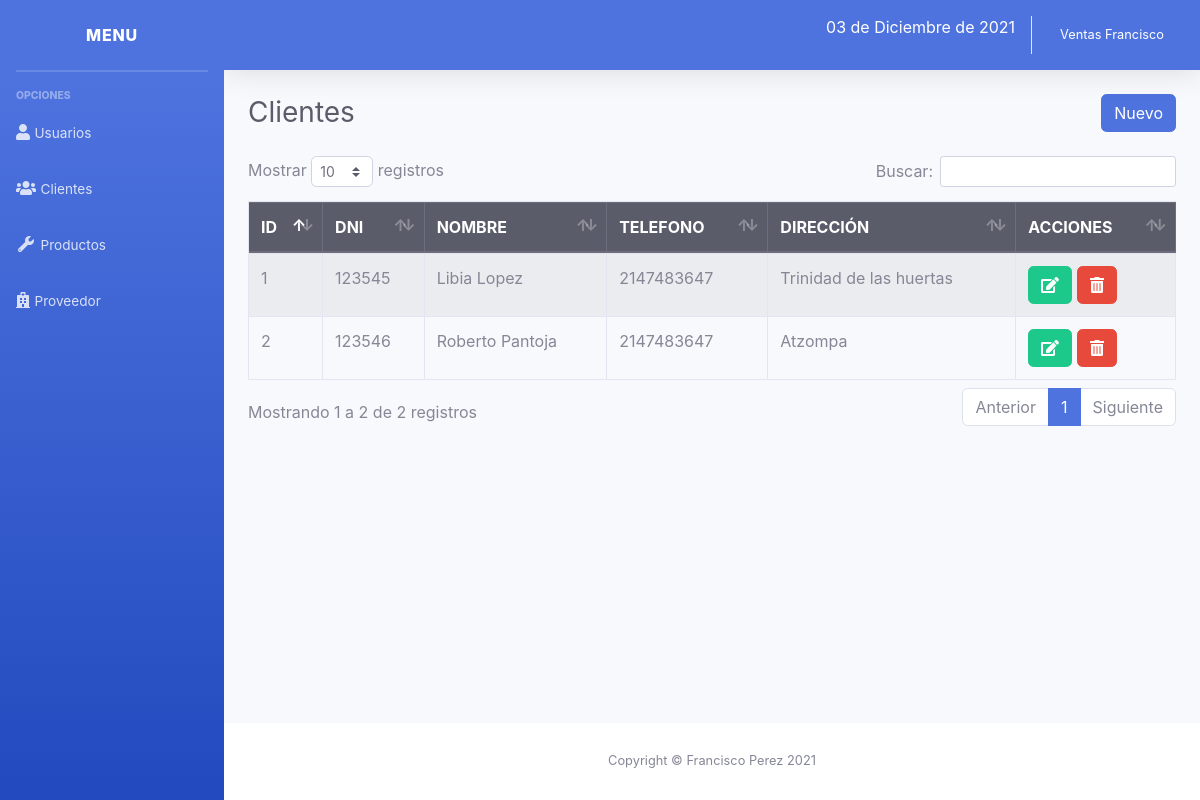
/sistema/lista_cliente.php (signed in), run on the app's committed database.
### tables this page shows
CREATE TABLE `cliente` (
  `idcliente` int(11) NOT NULL,
  `dni` int(8) NOT NULL,
  `nombre` varchar(100) NOT NULL,
  `telefono` int(15) NOT NULL,
  `direccion` varchar(200) NOT NULL,
  `usuario_id` int(11) NOT NULL
);

### sistema/lista_cliente.php (the view)
<?php include_once "includes/header.php"; ?>
<div class="container-fluid">
	<div class="d-sm-flex align-items-center justify-content-between mb-4">
		<h1 class="h3 mb-0 text-gray-800">Clientes</h1>
		<a href="registro_cliente.php" class="btn btn-primary">Nuevo</a>
	</div>
	<div class="row">
		<div class="col-lg-12">
			<div class="table-responsive">
				<table class="table table-striped table-bordered" id="table">
					<thead class="thead-dark">
						<tr>
							<th>ID</th>
							<th>DNI</th>
							<th>NOMBRE</th>
							<th>TELEFONO</th>
							<th>DIRECCIÓN</th>
							<?php if ($_SESSION['rol'] == 1) { ?>
							<th>ACCIONES</th>
							<?php } ?>
						</tr>
					</thead>
					<tbody>
						<?php
						include "../conexion.php";
						$query = mysqli_query($conexion, "SELECT * FROM cliente");
						$result = mysqli_num_rows($query);
						if ($result > 0) {
							while ($data = mysqli_fetch_assoc($query)) { ?>
								<tr>
									<td><?php echo $data['idcliente']; ?></td>
									<td><?php echo $data['dni']; ?></td>
									<td><?php echo $data['nombre']; ?></td>
									<td><?php echo $data['telefono']; ?></td>
									<td><?php echo $data['direccion']; ?></td>
									<?php if ($_SESSION['rol'] == 1) { ?>
									<td>
										<a href="editar_cliente.php?id=<?php echo $data['idcliente']; ?>" class="btn btn-success"><i class='fas fa-edit'></i></a>
										<form action="eliminar_cliente.php?id=<?php echo $data['idcliente']; ?>" method="post" class="confirmar d-inline">
											<button class="btn btn-danger" type="submit"><i class='fas fa-trash-alt'></i> </button>
										</form>
									</td>
									<?php } ?>
								</tr>
						<?php }
						} ?>
					</tbody>
				</table>
			</div>
		</div>
	</div>
</div>
</div>
<?php include_once "includes/footer.php"; ?>

### data on the page
cliente: idcliente "1", dni "123545", nombre "Libia Lopez", telefono "2147483647", direccion "Trinidad de las huertas"
cliente: idcliente "2", dni "123546", nombre "Roberto Pantoja", telefono "2147483647", direccion "Atzompa"

### other printed values
fecha() "03 de Diciembre de 2021"
$_SESSION['nombre'] "Ventas Francisco"
